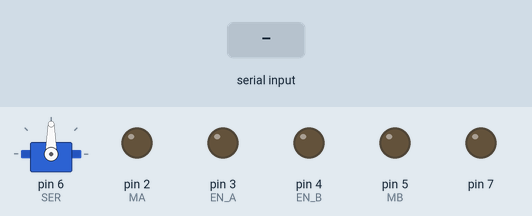
This sketch was run on a simulated Arduino Uno, built with avr-gcc and run on an emulated ATmega328P. On the bench: servo, output pins drawn as LEDs (lit = HIGH). The test bench sets the inputs (shaded band).

Above: at 1.2 s.
1.3 s: "90,45\n" received over Serial
At 3.5 s:
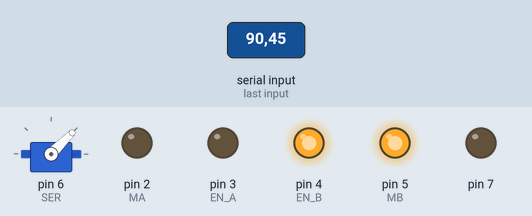
3.8 s: "30,150\n" received over Serial
At 5.5 s:
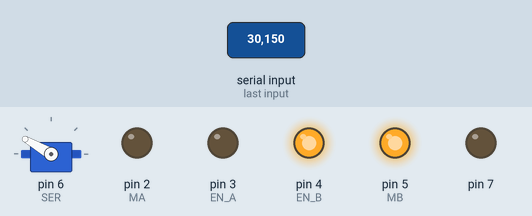
6.3 s: "1,90\n" received over Serial
At 8.5 s:
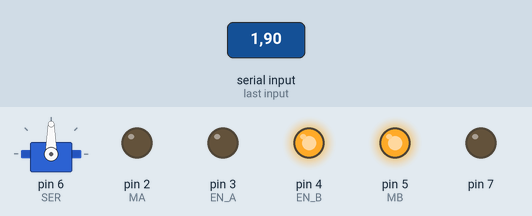
8.8 s: "1,90,45\n" received over Serial
At 11.2 s:
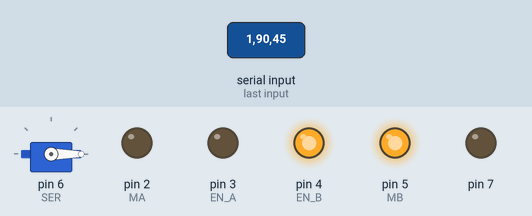
11.8 s: "200\n" received over Serial
At 13.9 s:
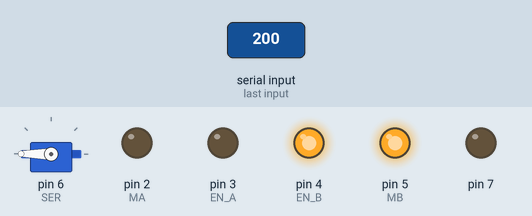
Timing chart, 0 to 15.3 s (numbered marks = the images above; inputs shaded):
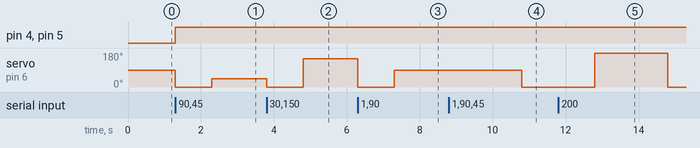

Measured:
- after the input at 1.3 s, pin 4 (EN_B), pin 5 (MB): LOW → HIGH after 0.00 s instead of 0.70 s; servo on pin 6 (SER): 90° → 0° after 0.00 s instead of 0.70 s
- after the input at 3.8 s, servo on pin 6 (SER): 45° → 0° after 0.00 s instead of 0.50 s
- after the input at 6.3 s, servo on pin 6 (SER): 150° → 0° after 0.00 s instead of 0.50 s
- after the input at 8.8 s, servo on pin 6 (SER): 90° → 0° after 2.0 s instead of 0.50 s
- after the input at 11.8 s, servo on pin 6 (SER): 0° → 180° after 1.0 s, → 0° 2.0 s later

The sketch:

sketch_Dec23_remoteRover2.ino
```cpp
 #define LEFT 700
#define RIGHT 100
#define CENTER 400
#define R_POWER 127
#define L_POWER 64
#define STOP 2
#define FORWARD 1
#define BACK 0
#define MB 5
#define EN_B 4
#define EN_A 3
#define MA 2
#define SER 6

char clean;
int x = 90;
int y = 500;
int waiting = 0;

#include<Servo.h>
Servo myServo;

void recive (){
    x = Serial.parseInt();
    y = Serial.parseInt();

    while (Serial.available() > 0){
      clean = Serial.read();
     }
}

void drive(int dir){
  if (dir == FORWARD){
    digitalWrite(EN_B, LOW);
    digitalWrite(MA, HIGH);
    digitalWrite(EN_A, HIGH);
    //analogWrite(EN_A,40);
  } else if (dir == BACK){
    digitalWrite(EN_A, LOW);
    digitalWrite(MB, HIGH);
    digitalWrite(EN_B, HIGH);
    //analogWrite(EN_B,40);
  } else {
    digitalWrite(EN_A, LOW);
    digitalWrite(EN_B, LOW);
  }
}

void setup(){
  pinMode(A0,INPUT);
  for(int k=2; k<8; k++){
    pinMode(k,OUTPUT);
  }
  myServo.attach(SER);
  Serial.begin(38400);
  digitalWrite(EN_A,LOW);
  digitalWrite(EN_B,LOW);
  digitalWrite(MA,LOW);
  digitalWrite(MB,LOW);

}

void loop() {
  recive();

  if (y > 700){
    drive(FORWARD);
  } else if (y < 300){
    drive(BACK);
  } else {
    drive(STOP);
  }

  myServo.write(x);

}
```
